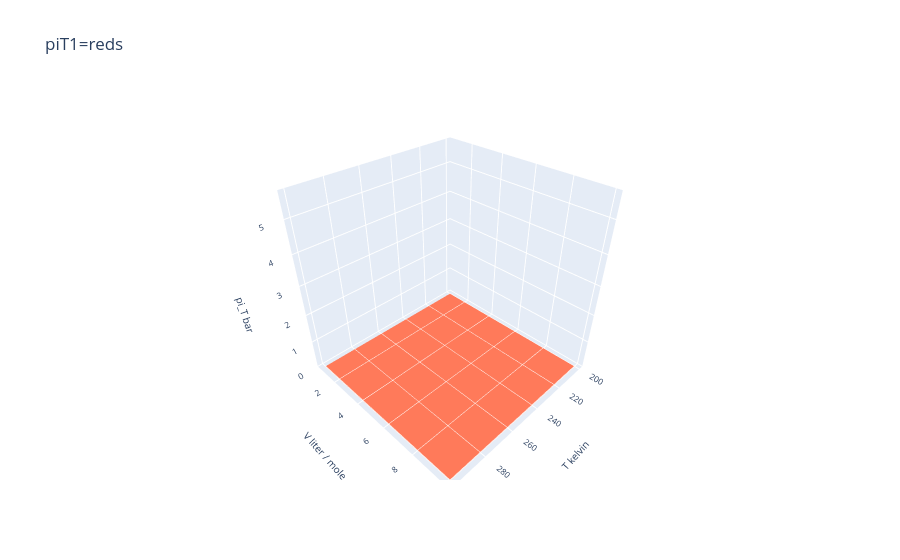

The notebook cell saved with this chart:
### Markdown cell above
### Visualizing $\pi_T$
In the cell below, plot all three $\pi_T$ surfaces, using a vertical scale based on the maximum of all three.

### Code cell
# Prep the labels
llist = [xlabel,ylabel,'pi_T '+str(piT1.units)]

# Plot piT of the the first grid, in red
### BEGIN SOLUTION
ax = PL.plot_surface1(Tgridnew, Vgridnew, piT1, color='red', title='piT1',zrange=myzrange,labellist=llist).show()
### END SOLUTION

# Plot piT of the the second grid, in green
### BEGIN SOLUTION
ax = PL.plot_surface1(Tgridnew, Vgridnew, piT2, color='green',title='piT2',zrange=myzrange,labellist=llist).show()
### END SOLUTION

# Plot piT of the the third grid, in blue
### BEGIN SOLUTION
ax = PL.plot_surface1(Tgridnew, Vgridnew, piT3, color='blue',title='piT3',zrange=myzrange,labellist=llist).show()
### END SOLUTION

### Figure 1 — Plotly figure (JSON) as saved in the notebook; plotly's stock layout.template omitted (floating-point values rounded to 4 significant figures; data arrays with more than 128 entries replaced by an {"elided": "..."} marker saying what was removed)
{"data": [{"colorscale": [[0, "rgb(255,245,240)"], [0.125, "rgb(254,224,210)"], [0.25, "rgb(252,187,161)"], [0.375, "rgb(252,146,114)"], [0.5, "rgb(251,106,74)"], [0.625, "rgb(239,59,44)"], [0.75, "rgb(203,24,29)"], [0.875, "rgb(165,15,21)"], [1, "rgb(103,0,13)"]], "showscale": false, "type": "surface", "x": {"elided": "50x49 float values"}, "y": {"elided": "50x49 float values"}, "z": {"elided": "50x49 int values"}}], "layout": {"autosize": true, "scene": {"xaxis": {"tickfont": {"size": 10}, "title": {"font": {"size": 10}, "text": "T kelvin"}}, "yaxis": {"tickfont": {"size": 10}, "title": {"font": {"size": 10}, "text": "V liter / mole"}}, "zaxis": {"range": [0, 5.765], "tickfont": {"size": 10}, "title": {"font": {"size": 10}, "text": "pi_T bar"}}}, "title": {"text": "piT1=reds "}, "yaxis": {"automargin": true}}}
